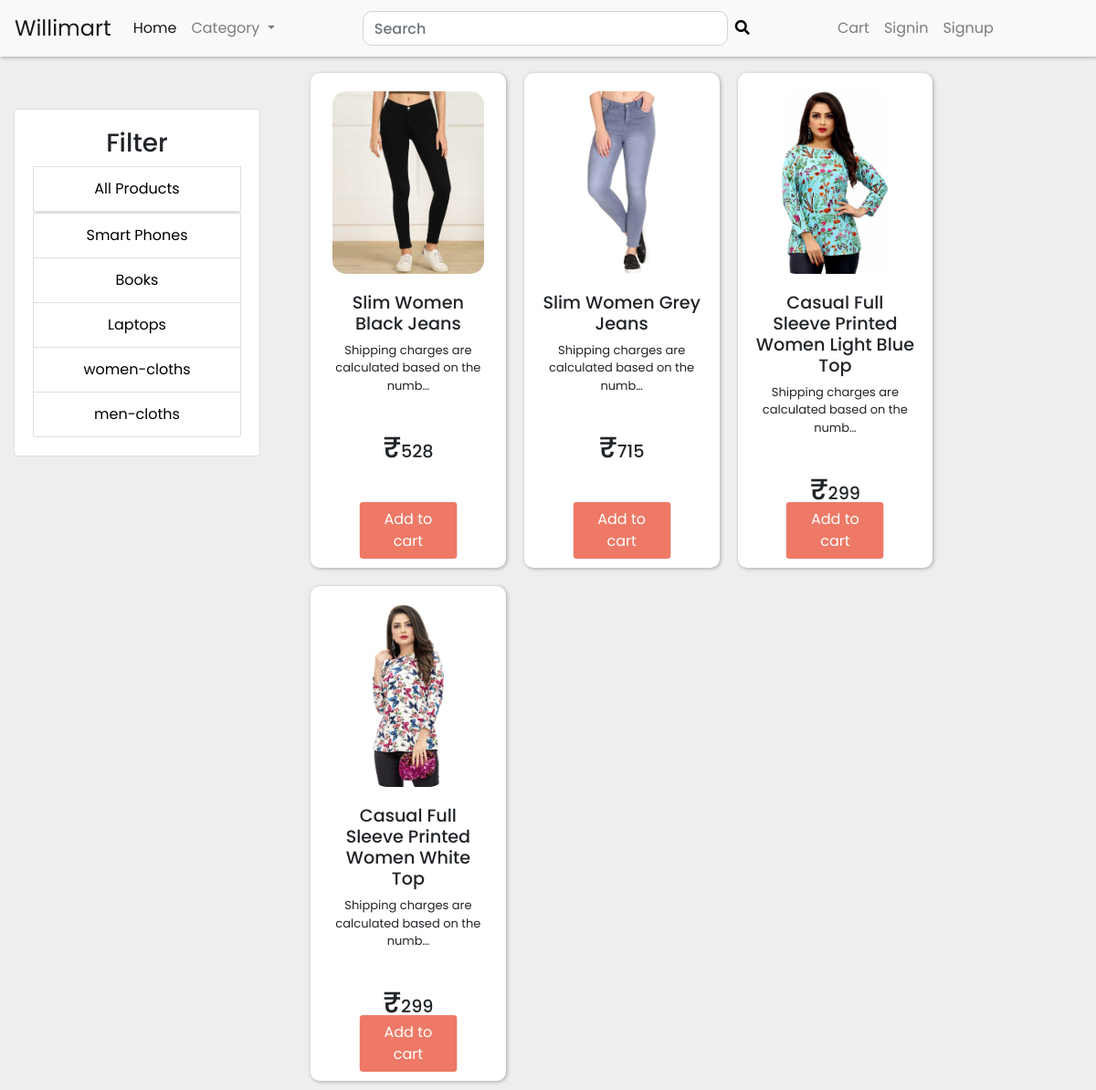
The app's page /?category=5 with its own data.
### store/models.py (models this page shows, shortened)
class Category(models.Model):
    name = models.CharField(max_length=100)
    @staticmethod
    def getCategory():
        return Category.objects.all()

class Product(models.Model):
    name = models.CharField(max_length=100)
    price = models.IntegerField(default=0)
    category = models.ForeignKey(Category, on_delete=models.CASCADE, default=1)
    description = models.TextField(blank=True)
    image = models.ImageField(upload_to="uploads/products/%Y/%m/%d/")
    @staticmethod
    def getAllProductsByCategory(category_id):
        if category_id:
            return Product.objects.filter(category=category_id)
        else:
            return Product.objects.all()

### store/views.py (the view)
# urls.py: path('', views.Index, name="home"),
def Index(request):
    if request.method == "POST":
        product = request.POST.get('product_id')
        remove = request.POST.get('product_remove')
        cart = request.session.get('cart')
        if cart:
            quantity = cart.get(product)
            if quantity:
                if remove:
                    if quantity <= 1:
                        cart.pop(product)
                    else:
                        cart[product] = quantity+-1
                else:
                    cart[product] = quantity+1
            else:
                cart[product] = 1
        else:
            cart = {}
            cart[product] = 1
        request.session['cart'] = cart
        return redirect('home')
    else:
        categories = Category.getCategory()
        category_id = request.GET.get('category')
        if category_id:
            products = Product.getAllProductsByCategory(category_id)
        else:
            products = Product.getAllProducts()
        data = {'products': products, 'categories': categories}
        return render(request, "index.html", data)

### templates/index.html (shortened to what this page needs)
{% extends 'base.html' %} {% load static %}  {% block body %} {% load cart %}
<div class="row mx-auto">
  <div class="col-md-3 fixed filter mx-auto">
    <div class="card text-center">
      <h3>Filter</h3>
      <a href="/" class="list-group-item">All Products</a>
      <ul class="list-group">
        {% for category in categories %}
        <a href="/?category={{category.id}}" class="list-group-item"
          >{{category.name}}</a
        >
        {% endfor %}
      </ul>
    </div>
  </div>
  <div class="col-md-9 ml-auto">
    <div class="container block text-center">
      <div class="row ml-auto">
        {% for product in products %}
        <div
          class="col-lg-3 col-md-5 product_card product"
          id="product-{{product.id}}"
        >
          <div class="product_img text-center">
            <a class="link_card" href="/product/{{product.id}}">
              <img src="{{product.image.url}}" alt="" />
            </a>
          </div>
          <div class="heading">
            <h6>{{product.name}}</h6>
          </div>
          <div class="description">
            <p>{{product.description |truncatechars:50}}</p>
          </div>
          <div class="pricing">
            <h6><span>&#8377;</span>{{product.price}}</h6>
          </div>
          <div class="cart_btn text-center">
            <form
              action="/#product-{{product.id}}"
              id="{{product.id}}"
              method="post"
            >
              {% csrf_token %} {% if request.session.cart %} {% comment %}cart
              {% endcomment %} {% if product|is_in_cart:request.session.cart %}
              <input type="hidden" value="{{product.id}}" name="product_id" />
              <a
                class="btn-primary btn-lg ml-auto"
                onclick="myremoveSubmit({{product.id}})"
                >-</a
              >
              <i onclick="mySubmit({{product.id}})"
                >{{product|cart_quantity:request.session.cart}} in cart</i
              >
              <a
                class="btn-primary btn-lg mr-auto"
                onclick="mySubmit({{product.id}})"
                >+</a
              >
              {% else %}
              <input type="hidden" value="{{product.id}}" name="product_id" />
              <a class="btn" onclick="mySubmit({{product.id}})">Add to cart</a>
              {% endif %} {% else %}
              <a class="btn" onclick="mySubmit({{product.id}})">Add to cart</a>
              {% endif %}
            </form>
          </div>
        </div>
        {% endfor %} {% endblock body %}

### static/css/style.css (style rules this page uses)
:root { --primary: #ed7966; --secondary: #303179; --background: #eee; --light: #39a2db; --light-background: #a2dbfa; }
* { margin: 0; padding: 0; box-sizing: border-box; }
body { font-family: "Poppins", sans-serif; background: var(--background); overflow-x: hidden; }
.heading h6 { text-align: center; font-size: 1.2rem; }
a.link_card { text-decoration: none; color: #000; }
a { color: #000; }
.product_card { padding: 20px; margin: 10px; border-radius: 10px; background: #fff; min-height: 500px; box-shadow: 1px 1px 4px 0px rgba(0, 0, 0, 0.3); }
.product a.btn { bottom: 10px; left: 50%; transform: translateX(-50%); position: absolute; }
.description p { font-size: 13px; }
.block { margin-top: 8%; }
.card { padding: 20px; }
.product_img img { height: 200px; border-radius: 15px; margin-bottom: 20px; }
.pricing { padding: 5%; font-size: 2rem; text-align: center; margin: 30px; }
.pricing h6 { font-size: 1.2rem; }
.pricing span { font-size: 2rem; }
.btn { background-color: var(--primary); color: #fff; }
.fixed { top: 10%; position: fixed; width: 100%; margin-right: 10px; }

### records on screen
Category: name "Smart Phones"
Category: name "Books"
Category: name "Laptops"
Category: name "women-cloths"
Category: name "men-cloths"
Product: image (picture), name "Slim Women Black Jeans", description "Shipping charges are calculated based on the numb…", price "528"
Product: image (picture), name "Slim Women Grey Jeans", description "Shipping charges are calculated based on the numb…", price "715"
Product: image (picture), name "Casual Full Sleeve Printed Women Light Blue Top", description "Shipping charges are calculated based on the numb…", price "299"
Product: image (picture), name "Casual Full Sleeve Printed Women White Top", description "Shipping charges are calculated based on the numb…", price "299"
